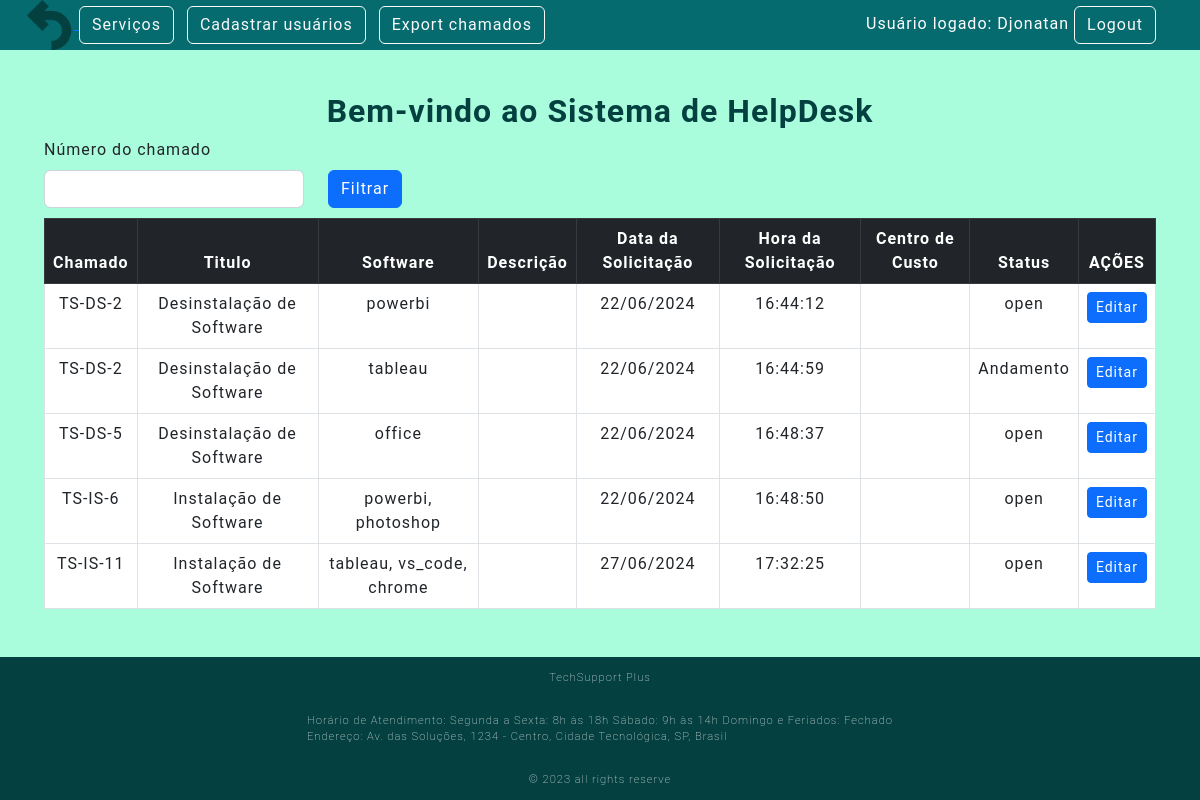
Page /tiket (signed in) on the committed database.
### Src/Model/Bd.py (models this page shows, shortened)
class CreatUser(UserMixin,db.Model):
    __tablename__ = "CreatUser"
    id = db.Column(db.Integer, primary_key=True, autoincrement=True)
    userName = db.Column(db.String(150), nullable=False)
    fone = db.Column(db.String(50), nullable=False)
    cadDate = db.Column(db.String(50), nullable=False)
    hour = db.Column(db.String(10), nullable=False)
    emailUser = db.Column(db.String(150), nullable=False)
    passwordUser = db.Column(db.String, nullable=False)
    status = db.Column(db.String(5), nullable=False)

class Ticket(db.Model):
    __tablename__ = "Ticket"
    id = db.Column(db.Integer, primary_key=True, autoincrement=True)
    idUser = db.Column(db.Integer,db.ForeignKey('CreatUser.id'))
    identificador = db.Column(db.String(50), nullable=False)
    title = db.Column(db.String(50), nullable=False)
    software = db.Column(db.String(50), nullable=False)
    description = db.Column(db.String, nullable=False)
    status = db.Column(db.String(20), nullable=False, default='Open')
    execution = db.Column(db.String(500), nullable=False)
    created_data = db.Column(db.String, nullable=False)
    created_hora = db.Column(db.String, nullable=False)
    cost_center = db.Column(db.String, nullable=False)

### Src/View/NewTicket.py (the view)
@tk.route('/tiket')
def tiket():
    tickets = Ticket.query.all()
    return render_template('servicos.html', tickets=tickets)

### Src/View/Login.py (called while the page is built)
@login_manager.user_loader
def load_user(employee_id):
  usuario = CreatUser.query.filter_by(id=employee_id).first()
  return usuario

### Templates/servicos.html
{% extends 'base.html' %}
{% block conteudo %}
<h1>Bem-vindo ao Sistema de HelpDesk</h1>
<div class="row" style="text-align: left;">
    <label class="form-label" for="form3Example4">Número do chamado</label>
    <form method="POST" action="{{url_for('router.tk.servicos')}}" >
        <div class="form-group row">
            <div class="form-group col-md-3">
                <input type="text" class="form-control" name="numeroChamado">
            </div>
            <div class="col-auto">
                <button type="submit" class="btn btn-primary">Filtrar</button>
            </div>
        </div>
    </form>
    <br> <br>
</div>
<div class="bg-white ">
    <table class="table table-bordered table-hover">
        <thead class="table-dark">
            <tr>
                <th scope="col">Chamado</th>
                <th scope="col">Titulo</th>
                <th scope="col">Software</th>
                <th scope="col">Descrição</th>
                <th scope="col">Data da Solicitação</th>
                <th scope="col">Hora da Solicitação</th>
                <th scope="col">Centro de Custo</th>
                <th scope="col">Status</th>
                <th scope="col">AÇÕES</th>
            </tr>
        </thead>
        <tbody>
            {% for ticket in tickets %}
            {% if ticket.status != "Fechado" %}
            <tr>
                <td>{{ticket.identificador}}</td>
                <td>{{ticket.title}}</td>
                <td>{{ticket.software}}</td>
                <td>{{ticket.description}}</td>
                <td>{{ticket.created_data}}</td>
                <td>{{ticket.created_hora}}</td>
                <td>{{ticket.cost_center}}</td>
                <td>{{ticket.status}}</td>
                <td> <a href="{{ticket.id}}/atendimento" class="btn btn-primary btn-sm" >Editar</a>
                </td>
            </tr>
            {% endif %}
            {% endfor %}
        </tbody>
    </table>
</div>
{% endblock conteudo %}

### Templates/nav.html
<nav class="navbar navbar-expand-lg bg-body-tertiary" id="nav_content">
  <div class="container-fluid" id="nav_content">
    <div class="container-fluid">
      <a href="{{ url_for('router.home.index') }}">
        <img src="{{ url_for('static', filename='img/seta-de-retorno-a-esquerda.png') }}"
          alt="Remoção ou Desinstalação de Software" width="50">
      </a>
      {% if current_user.status == "ADMIN" %}
      <a type="button" class="btn btn-outline-light me-2" href="{{url_for('router.tk.tiket')}}">Serviços</a>
      <a type="button" class="btn btn-outline-light me-2" href="{{url_for('router.user.createUser')}}" >Cadastrar usuários</a>
      <a type="button" class="btn btn-outline-light me-2" href="{{url_for('router.tk.listar')}}" >Export chamados</a>
      {% endif %}
    </div>
    <div class="ms-auto">
      {% if not current_user.userName %}
      <div class="text-end login-button">
        <a type="button" class="btn btn-outline-light me-2" href="{{url_for('router.login.login')}}">Login</a>
      </div>
      {% else %}
      <div class="text-end me-4 user-info">
        Usuário logado: {{current_user.userName}}
        <a type="button" class="btn btn-outline-light me-2" href="{{url_for('router.login.logout')}}">Logout</a>
      </div>
      {% endif %}
    </div>
  </div>
</nav>

### Public/style.css (style rules this page uses)
:root { --color-neutral-0: #044040; --color-neutral-10: #2e2c2c; --color-neutral-20: #066b6e; --color-neutral-30: #a8a29e; --color-neutral-40: #fcf8f8; --color-neutral-50: #a9fddd; }
#nav_content { background-color: var(--color-neutral-20); position: fixed; top: 0; width: 100%; z-index: 1000; }
* { font-family: 'Roboto', sans-serif; margin: 0; padding: 0; box-sizing: border-box; letter-spacing: 1px; }
body { background: var(--color-neutral-50); display: flex; flex-direction: column; min-height: 100vh; }
h1 { color: var(--color-neutral-0); font-size: 2rem; font-weight: bold; }
.user-info { text-align: right; color: white; width: 300px; }

### rows in the picture
CreatUser: userName "Djonatan"
Ticket: identificador "TS-DS-2", title "Desinstalação de Software", software "powerbi", created_data "22/06/2024", created_hora "16:44:12", status "open"
Ticket: identificador "TS-DS-2", title "Desinstalação de Software", software "tableau", created_data "22/06/2024", created_hora "16:44:59", status "Andamento"
Ticket: identificador "TS-DS-5", title "Desinstalação de Software", software "office", created_data "22/06/2024", created_hora "16:48:37", status "open"
Ticket: identificador "TS-IS-6", title "Instalação de Software", software "powerbi, photoshop", created_data "22/06/2024", created_hora "16:48:50", status "open"
Ticket: identificador "TS-IS-11", title "Instalação de Software", software "tableau, vs_code, chrome", created_data "27/06/2024", created_hora "17:32:25", status "open"
